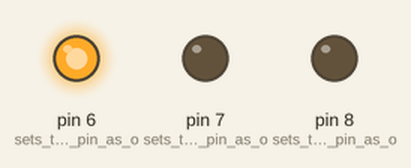
A sketch run on a simulated Arduino Uno, built with avr-gcc and run on an emulated ATmega328P. Parts: output pins drawn as LEDs (lit = HIGH).

Above: at 0.5 s.
At 2.5 s:
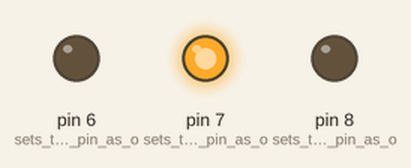
At 4.5 s:
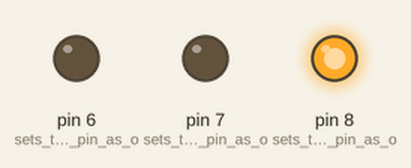
At 5.5 s:
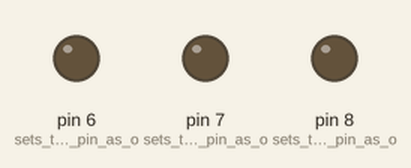
Timing chart, 0 to 7.8 s (numbered marks = the images above):
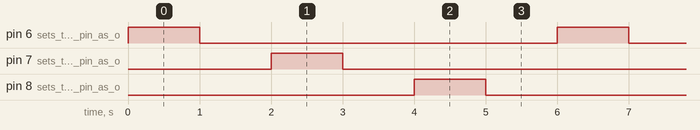

The sketch:

Blink_3.ino
```cpp
// the setup function runs once when you press reset or power the board
void setup() {
  // initialize digital pin LED_BUILTIN as an output.
  pinMode(6, OUTPUT);    // sets the digital pin as output
  pinMode(7, OUTPUT);    // sets the digital pin as output
  pinMode(8, OUTPUT);    // sets the digital pin as output
}

// the loop function runs over and over again forever
void loop() {

  digitalWrite(6, HIGH);  // turn the LED on (HIGH is the voltage level)
  delay(1000);                      // wait for a second
  digitalWrite(6, LOW);   // turn the LED off by making the voltage LOW
  delay(1000);                      // wait for a second
  digitalWrite(7, HIGH);  // turn the LED on (HIGH is the voltage level)
  delay(1000);                      // wait for a second
  digitalWrite(7, LOW);   // turn the LED off by making the voltage LOW
  delay(1000);                      // wait for a second
  digitalWrite(8, HIGH);  // turn the LED on (HIGH is the voltage level)
  delay(1000);                      // wait for a second
  digitalWrite(8, LOW);   // turn the LED off by making the voltage LOW
  delay(1000);                      // wait for a second
}
```

Measured:
- by itself, pin 6 (sets_the_digital_pin_as_o), pin 7 (sets_the_digital_pin_as_o), pin 8 (sets_the_digital_pin_as_o): alternates HIGH for 1.0 s and LOW for 5.0 s
- by itself, everything shown: repeats every 6.0 s, in 6 steps
